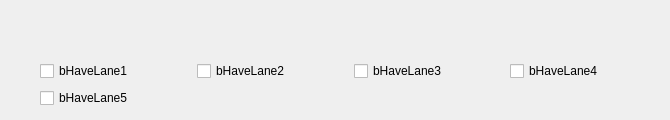
      <widget class="QWidget" name="tab_2">
       <attribute name="title">
        <string>ST_HW_CONFIG</string>
       </attribute>
       <widget class="QWidget" name="layoutWidget_2">
        <property name="geometry">
         <rect>
          <x>40</x>
          <y>60</y>
          <width>621</width>
          <height>51</height>
         </rect>
        </property>
        <layout class="QGridLayout" name="gridLayout_3">
         <item row="0" column="0">
          <widget class="QCheckBox" name="checkBox_SetUnitInfo_bHaveLane1">
           <property name="text">
            <string>bHaveLane1</string>
           </property>
          </widget>
         </item>
         <item row="0" column="1">
          <widget class="QCheckBox" name="checkBox_SetUnitInfo_bHaveLane2">
           <property name="text">
            <string>bHaveLane2</string>
           </property>
          </widget>
         </item>
         <item row="0" column="2">
          <widget class="QCheckBox" name="checkBox_SetUnitInfo_bHaveLane3">
           <property name="text">
            <string>bHaveLane3</string>
           </property>
          </widget>
         </item>
         <item row="0" column="3">
          <widget class="QCheckBox" name="checkBox_SetUnitInfo_bHaveLane4">
           <property name="text">
            <string>bHaveLane4</string>
           </property>
          </widget>
         </item>
         <item row="1" column="0">
          <widget class="QCheckBox" name="checkBox_SetUnitInfo_bHaveLane5">
           <property name="text">
            <string>bHaveLane5</string>
           </property>
          </widget>
         </item>
        </layout>
       </widget>
      </widget>
